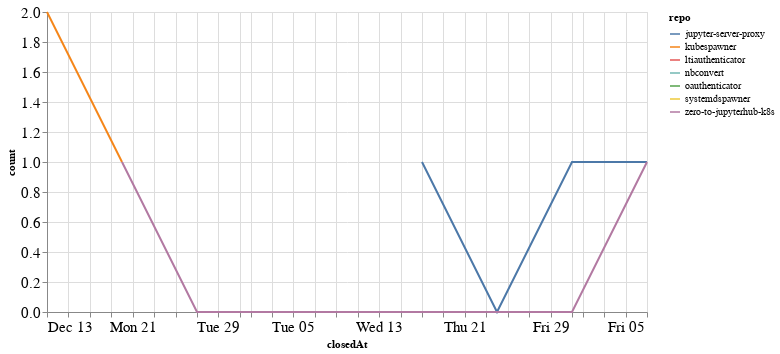

Source (notebook cell):
### Code cell
closed_by_time = closed_by.groupby('repo').resample('W', on='closedAt').count()['author'].reset_index()
closed_by_time = closed_by_time.rename(columns={'author': 'count'})

alt.Chart(closed_by_time, width=600).mark_line().encode(
    x='closedAt',
    y='count',
    color='repo',
    tooltip="repo"
)

### Figure 1 — Vega-Lite specification as saved in the notebook (floating-point values rounded to 4 significant figures)
{"config": {"axisLeft": {"labelFontSize": 15}, "axisBottom": {"labelFontSize": 15}}, "data": {"name": "data-74f805266c2da561e58e206df6132d17"}, "mark": "line", "encoding": {"color": {"type": "nominal", "field": "repo"}, "tooltip": {"type": "nominal", "field": "repo"}, "x": {"type": "temporal", "field": "closedAt"}, "y": {"type": "quantitative", "field": "count"}}, "width": 600, "$schema": "https://vega.github.io/schema/vega-lite/v4.8.1.json", "datasets": {"data-74f805266c2da561e58e206df6132d17": [{"repo": "jupyter-server-proxy", "closedAt": "2021-01-17T00:00:00", "count": 1}, {"repo": "jupyter-server-proxy", "closedAt": "2021-01-24T00:00:00", "count": 0}, {"repo": "jupyter-server-proxy", "closedAt": "2021-01-31T00:00:00", "count": 1}, {"repo": "jupyter-server-proxy", "closedAt": "2021-02-07T00:00:00", "count": 1}, {"repo": "kubespawner", "closedAt": "2020-12-13T00:00:00", "count": 2}, {"repo": "kubespawner", "closedAt": "2020-12-20T00:00:00", "count": 1}, {"repo": "ltiauthenticator", "closedAt": "2021-01-31T00:00:00", "count": 1}, {"repo": "nbconvert", "closedAt": "2021-02-07T00:00:00", "count": 2}, {"repo": "oauthenticator", "closedAt": "2021-01-31T00:00:00", "count": 1}, {"repo": "systemdspawner", "closedAt": "2020-12-13T00:00:00", "count": 1}, {"repo": "zero-to-jupyterhub-k8s", "closedAt": "2020-12-20T00:00:00", "count": 1}, {"repo": "zero-to-jupyterhub-k8s", "closedAt": "2020-12-27T00:00:00", "count": 0}, {"repo": "zero-to-jupyterhub-k8s", "closedAt": "2021-01-03T00:00:00", "count": 0}, {"repo": "zero-to-jupyterhub-k8s", "closedAt": "2021-01-10T00:00:00", "count": 0}, {"repo": "zero-to-jupyterhub-k8s", "closedAt": "2021-01-17T00:00:00", "count": 0}, {"repo": "zero-to-jupyterhub-k8s", "closedAt": "2021-01-24T00:00:00", "count": 0}, {"repo": "zero-to-jupyterhub-k8s", "closedAt": "2021-01-31T00:00:00", "count": 0}, {"repo": "zero-to-jupyterhub-k8s", "closedAt": "2021-02-07T00:00:00", "count": 1}]}}
